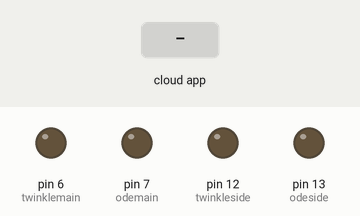
Bench run of a sketch on a simulated Arduino Uno, built with avr-gcc and run on an emulated ATmega328P. On the bench: output pins drawn as LEDs (lit = HIGH). Inputs (shaded band) come from the test bench. The RemoteXY app is connected.

Above: at 1.2 s.
1.3 s: the phone or cloud app sets switch_1 to 1
At 2.3 s:
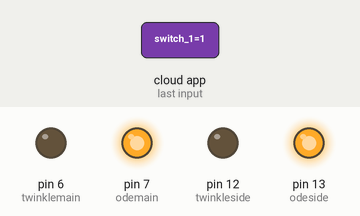
2.8 s: the phone or cloud app sets select_1 to 1
At 3.5 s:
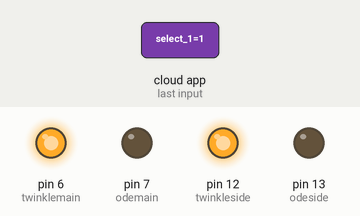
4.3 s: the phone or cloud app sets select_1 to 0
At 4.6 s:
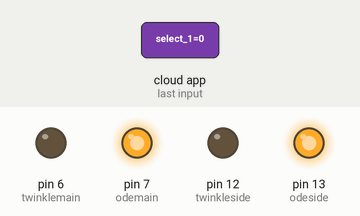
5.8 s: the phone or cloud app sets switch_1 to 0
At 6.9 s:
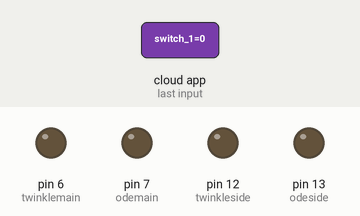
Timing chart, 0 to 8.3 s (numbered marks = the images above; inputs shaded):
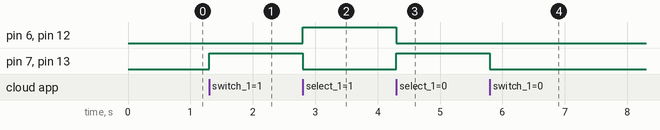

The sketch:

reading.ino
```cpp
// (licence header left out)
//////////////////////////////////////////////
//        RemoteXY include library          //
//////////////////////////////////////////////

// RemoteXY select connection mode and include library
#define REMOTEXY_MODE__ESP8266_HARDSERIAL_CLOUD

#include <RemoteXY.h>

// RemoteXY connection settings
#define REMOTEXY_SERIAL Serial
#define REMOTEXY_SERIAL_SPEED 115200
#define REMOTEXY_WIFI_SSID "FIB"
#define REMOTEXY_WIFI_PASSWORD "whatsupp"
#define REMOTEXY_CLOUD_SERVER "cloud.remotexy.com"
#define REMOTEXY_CLOUD_PORT 6376
#define REMOTEXY_CLOUD_TOKEN "0cc719cffaa0be8eeca27161ceac9a6a"


// RemoteXY configurate
#pragma pack(push, 1)
uint8_t RemoteXY_CONF[] =
  { 255,2,0,0,0,101,0,8,13,0,
  3,2,9,24,8,22,2,26,129,0,
  10,15,43,6,17,72,121,100,114,111,
  72,97,114,109,111,110,121,0,2,0,
  66,13,22,11,2,26,31,31,79,78,
  0,79,70,70,0,129,0,24,27,18,
  6,17,79,100,101,32,116,111,32,106,
  111,121,0,129,0,24,37,18,6,17,
  84,119,105,110,107,108,101,32,84,119,
  105,110,107,108,101,32,76,105,116,116,
  108,101,32,83,116,97,114,0 };

// this structure defines all the variables of your control interface
struct {

    // input variable
  uint8_t select_1; // =0 if select position A, =1 if position B, =2 if position C, ...
  uint8_t switch_1; // =1 if switch ON and =0 if OFF

    // other variable
  uint8_t connect_flag;  // =1 if wire connected, else =0

} RemoteXY;
#pragma pack(pop)

/////////////////////////////////////////////
//           END RemoteXY include          //
/////////////////////////////////////////////

#define PIN_SWITCH_1 13
#define odemain 7
#define odeside 13
#define twinklemain 6
#define twinkleside 12
void setup()
{
  RemoteXY_Init ();

  pinMode (odemain, OUTPUT);
  pinMode (odeside, OUTPUT);
  pinMode (twinklemain, OUTPUT);
  pinMode (twinkleside, OUTPUT);

  // TODO you setup code

}

void loop()
{
  RemoteXY_Handler ();
  int on = RemoteXY.switch_1;
  int song = RemoteXY.select_1;
  if (on == 0){
   digitalWrite(odemain, LOW);
   digitalWrite(odeside, LOW);
   digitalWrite(twinklemain, LOW);
   digitalWrite(twinkleside, LOW);
    }
   if (on == 1 && song == 0){
    digitalWrite(odemain, HIGH);
    digitalWrite(odeside, HIGH);
    digitalWrite(twinklemain, LOW);
    digitalWrite(twinkleside, LOW);
   }
    if (on == 1 && song == 1){
      digitalWrite(odemain, LOW);
      digitalWrite(odeside, LOW);
      digitalWrite(twinklemain, HIGH);
      digitalWrite(twinkleside, HIGH);
    }
  // TODO you loop code
  // use the RemoteXY structure for data transfer


}
```

Measured:
- after the input at 1.3 s, pin 7 (odemain), pin 13 (odeside): LOW → HIGH at once
- after the input at 2.8 s, pin 6 (twinklemain), pin 12 (twinkleside): LOW → HIGH at once; pin 7 (odemain), pin 13 (odeside): HIGH → LOW at once
- after the input at 4.3 s, pin 6 (twinklemain), pin 12 (twinkleside): HIGH → LOW at once; pin 7 (odemain), pin 13 (odeside): LOW → HIGH at once
- after the input at 5.8 s, pin 7 (odemain), pin 13 (odeside): HIGH → LOW at once
